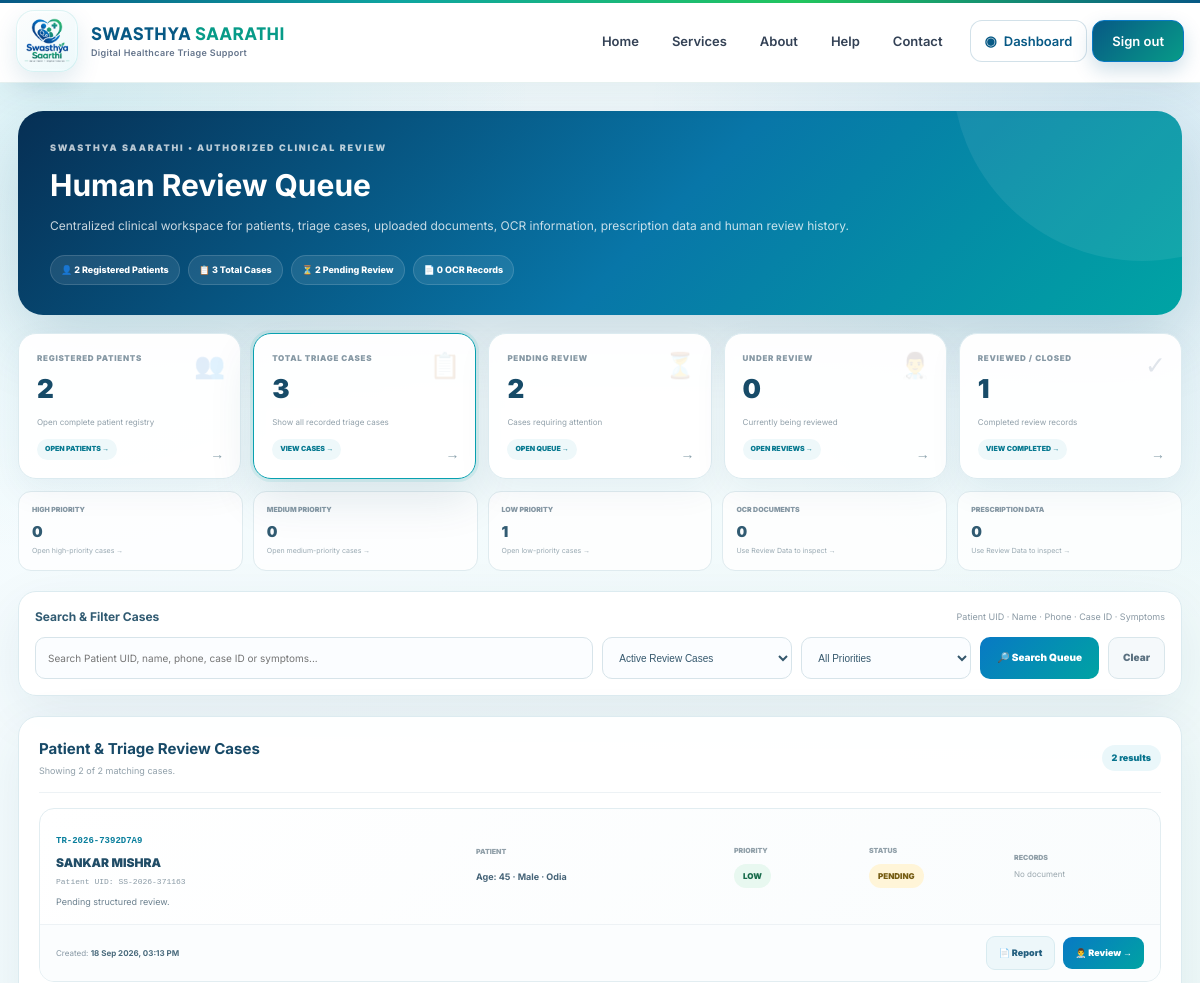
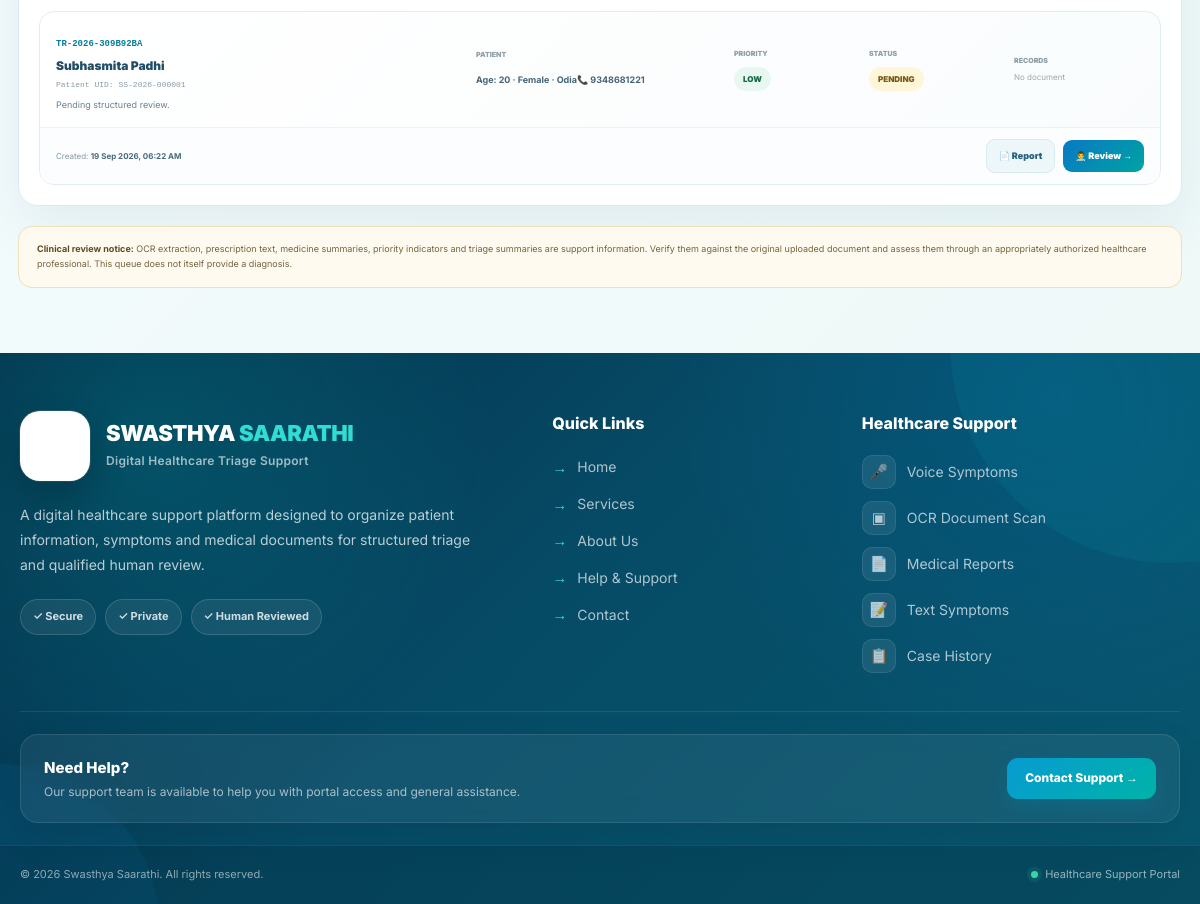
Page /queue.php (signed in) on the committed database (2 pictures, top to bottom).
### tables this page shows
CREATE TABLE `triage_reports` (
  `id` int(11) NOT NULL,
  `triage_uid` varchar(30) DEFAULT NULL,
  `patient_id` int(11) DEFAULT NULL,
  `symptoms` text DEFAULT NULL,
  `duration` varchar(255) DEFAULT NULL,
  `priority` enum('HIGH','MEDIUM','LOW') DEFAULT NULL,
  `urgency_flags` text DEFAULT NULL,
  `missing_information` text DEFAULT NULL,
  `summary` text DEFAULT NULL,
  `status` varchar(40) DEFAULT 'WAITING',
  `report_path` varchar(255) DEFAULT NULL,
  `created_at` timestamp NOT NULL DEFAULT current_timestamp(),
  `ocr_text` longtext DEFAULT NULL,
  `prescription_path` varchar(500) DEFAULT NULL,
  `medicine_summary` longtext DEFAULT NULL,
  `reviewed_by` int(11) DEFAULT NULL,
  `reviewer_name` varchar(255) DEFAULT NULL,
  `reviewed_at` datetime DEFAULT NULL,
  `ocr_medicines` text DEFAULT NULL,
  `ocr_document_path` varchar(500) DEFAULT NULL,
  `review_notes` text DEFAULT NULL,
  `prescription_text` longtext DEFAULT NULL,
  `uploaded_document` varchar(500) DEFAULT NULL
);

CREATE TABLE `patients` (
  `id` int(11) NOT NULL,
  `patient_uid` varchar(30) DEFAULT NULL,
  `name` varchar(150) DEFAULT NULL,
  `age` int(11) DEFAULT NULL,
  `gender` varchar(20) DEFAULT NULL,
  `phone` varchar(30) DEFAULT NULL,
  `language` varchar(40) DEFAULT NULL,
  `created_at` timestamp NOT NULL DEFAULT current_timestamp()
);

### queue.php (the view, shortened to what this page needs)
<?php
require_once __DIR__ . '/config/database.php';
    http_response_code(403); $pageTitle='Access Restricted | Swasthya Saarathi'; include __DIR__.'/includes/header.php'; ?>
    <?php include __DIR__.'/includes/footer.php'; exit;
function h(mixed $v): string { return htmlspecialchars((string)($v ?? ''), ENT_QUOTES, 'UTF-8'); }
function formatDateTime(?string $v): string { if (!$v) return '—'; $t=strtotime($v); return $t===false?'—':date('d M Y, h:i A',$t); }
function displayStatus(string $v): string { $v=trim($v); return $v===''?'Waiting':ucwords(str_replace(['_','-'],' ',strtolower($v))); }
function statusClass(string $v): string { return 'status-'.preg_replace('/[^a-z0-9_-]/','',strtolower(trim($v))); }
function priorityClass(string $v): string { return 'priority-'.preg_replace('/[^a-z0-9_-]/','',strtolower(trim($v))); }
$search=trim((string)($_GET['search']??''));
$status=strtolower(trim((string)($_GET['status']??'')));
$priority=strtoupper(trim((string)($_GET['priority']??'')));
$page=max(1,(int)($_GET['page']??1)); $perPage=12;
$where=[];$params=[];
if($status!==''){ $where[]="LOWER(COALESCE(tr.status,'pending'))=?";$params[]=$status; }
else { $where[]="LOWER(COALESCE(tr.status,'pending')) IN ('pending','pending_review','review_pending','under_review','waiting')"; }
$whereSQL=$where?'WHERE '.implode(' AND ',$where):'';
$stats=['patients'=>0,'cases'=>0,'pending'=>0,'under_review'=>0,'reviewed'=>0,'high'=>0,'medium'=>0,'low'=>0,'with_ocr'=>0,'with_prescription'=>0];
try{
$stats['patients']=(int)$pdo->query('SELECT COUNT(*) FROM patients')->fetchColumn();
$stats['cases']=(int)$pdo->query('SELECT COUNT(*) FROM triage_reports')->fetchColumn();
$stats['pending']=(int)$pdo->query("SELECT COUNT(*) FROM triage_reports WHERE LOWER(COALESCE(status,'pending')) IN ('pending','pending_review','review_pending','waiting')")->fetchColumn();
$stats['under_review']=(int)$pdo->query("SELECT COUNT(*) FROM triage_reports WHERE LOWER(COALESCE(status,''))='under_review'")->fetchColumn();
$stats['reviewed']=(int)$pdo->query("SELECT COUNT(*) FROM triage_reports WHERE LOWER(COALESCE(status,'')) IN ('reviewed','completed','closed')")->fetchColumn();
$stats['high']=(int)$pdo->query("SELECT COUNT(*) FROM triage_reports WHERE UPPER(COALESCE(priority,''))='HIGH'")->fetchColumn();
$stats['medium']=(int)$pdo->query("SELECT COUNT(*) FROM triage_reports WHERE UPPER(COALESCE(priority,''))='MEDIUM'")->fetchColumn();
$stats['low']=(int)$pdo->query("SELECT COUNT(*) FROM triage_reports WHERE UPPER(COALESCE(priority,''))='LOW'")->fetchColumn();
$stats['with_ocr']=(int)$pdo->query("SELECT COUNT(*) FROM triage_reports WHERE (ocr_text IS NOT NULL AND TRIM(ocr_text)<>'') OR (ocr_document_path IS NOT NULL AND TRIM(ocr_document_path)<>'')")->fetchColumn();
$stats['with_prescription']=(int)$pdo->query("SELECT COUNT(*) FROM triage_reports WHERE (prescription_text IS NOT NULL AND TRIM(prescription_text)<>'') OR (prescription_path IS NOT NULL AND TRIM(prescription_path)<>'') OR (medicine_summary IS NOT NULL AND TRIM(medicine_summary)<>'') OR (ocr_medicines IS NOT NULL AND TRIM(ocr_medicines)<>'')")->fetchColumn();
}catch(PDOException $e){}
$totalRecords=0;$cases=[];$totalPages=1;
try{
$c=$pdo->prepare("SELECT COUNT(*) FROM triage_reports tr INNER JOIN patients p ON p.id=tr.patient_id $whereSQL");$c->execute($params);$totalRecords=(int)$c->fetchColumn();$totalPages=max(1,(int)ceil($totalRecords/$perPage));if($page>$totalPages)$page=$totalPages;$offset=($page-1)*$perPage;
$sql="SELECT tr.id,tr.triage_uid,tr.patient_id,tr.symptoms,tr.duration,tr.priority,tr.urgency_flags,tr.missing_information,tr.summary,tr.status,tr.report_path,tr.created_at,tr.ocr_text,tr.prescription_path,tr.medicine_summary,tr.reviewed_by,tr.reviewer_name,tr.reviewed_at,tr.ocr_medicines,tr.ocr_document_path,tr.review_notes,tr.prescription_text,tr.uploaded_document,p.patient_uid,p.name AS patient_name,p.age AS patient_age,p.gender AS patient_gender,p.phone AS patient_phone,p.language AS patient_language,lr.reviewed_at AS latest_review_at,lr.reviewer_name AS latest_reviewer_name,(SELECT COUNT(*) FROM reviews r2 WHERE r2.triage_id=tr.id) AS review_count FROM triage_reports tr INNER JOIN patients p ON p.id=tr.patient_id LEFT JOIN (SELECT r.triage_id,r.reviewed_at,u.name AS reviewer_name FROM reviews r LEFT JOIN users u ON u.id=r.reviewer_id INNER JOIN (SELECT triage_id,MAX(id) max_id FROM reviews GROUP BY triage_id) latest ON latest.max_id=r.id) lr ON lr.triage_id=tr.id $whereSQL ORDER BY CASE WHEN LOWER(COALESCE(tr.status,'pending')) IN ('pending','pending_review','review_pending','waiting') THEN 1 WHEN LOWER(COALESCE(tr.status,''))='under_review' THEN 2 ELSE 3 END,CASE WHEN UPPER(COALESCE(tr.priority,''))='HIGH' THEN 1 WHEN UPPER(COALESCE(tr.priority,''))='MEDIUM' THEN 2 WHEN UPPER(COALESCE(tr.priority,''))='LOW' THEN 3 ELSE 4 END,tr.created_at ASC LIMIT $perPage OFFSET $offset";
$q=$pdo->prepare($sql);$q->execute($params);$cases=$q->fetchAll(PDO::FETCH_ASSOC);
}catch(PDOException $e){$cases=[];}
function queueUrl(array $changes=[]):string{ $q=['search'=>(string)($_GET['search']??''),'status'=>(string)($_GET['status']??''),'priority'=>(string)($_GET['priority']??''),'page'=>1];foreach($changes as $k=>$v)$q[$k]=$v;foreach($q as $k=>$v)if($v===''||$v===null)unset($q[$k]);return 'queue.php'.($q?'?'.http_build_query($q):''); }
$pageTitle='Human Review Queue | Swasthya Saarathi'; include __DIR__.'/includes/header.php';
?>
<main class="queue-page"><div class="queue-container">
<section class="queue-hero"><div class="queue-hero-content"><div class="queue-eyebrow">SWASTHYA SAARATHI • AUTHORIZED CLINICAL REVIEW</div><h1>Human Review Queue</h1><p>Centralized clinical workspace for patients, triage cases, uploaded documents, OCR information, prescription data and human review history.</p><div class="hero-meta"><span>👤 <?=number_format($stats['patients'])?> Registered Patients</span><span>📋 <?=number_format($stats['cases'])?> Total Cases</span><span>⏳ <?=number_format($stats['pending'])?> Pending Review</span><span>📄 <?=number_format($stats['with_ocr'])?> OCR Records</span></div></div></section>
<section class="stats-grid">
<a href="patients.php" class="stat-card"><span class="stat-icon">👥</span><span class="stat-label">Registered Patients</span><span class="stat-number"><?=number_format($stats['patients'])?></span><span class="stat-help">Open complete patient registry</span><span class="stat-action">Open Patients →</span></a>
<a href="queue.php?status=&priority=" class="stat-card <?=($status===''&&$priority==='')?'active':''?>"><span class="stat-icon">📋</span><span class="stat-label">Total Triage Cases</span><span class="stat-number"><?=number_format($stats['cases'])?></span><span class="stat-help">Show all recorded triage cases</span><span class="stat-action">View Cases →</span></a>
<a href="<?=h(queueUrl(['status'=>'pending','priority'=>'']))?>" class="stat-card <?=($status==='pending')?'active':''?>"><span class="stat-icon">⏳</span><span class="stat-label">Pending Review</span><span class="stat-number"><?=number_format($stats['pending'])?></span><span class="stat-help">Cases requiring attention</span><span class="stat-action">Open Queue →</span></a>
<a href="<?=h(queueUrl(['status'=>'under_review','priority'=>'']))?>" class="stat-card <?=($status==='under_review')?'active':''?>"><span class="stat-icon">👨‍⚕️</span><span class="stat-label">Under Review</span><span class="stat-number"><?=number_format($stats['under_review'])?></span><span class="stat-help">Currently being reviewed</span><span class="stat-action">Open Reviews →</span></a>
<a href="<?=h(queueUrl(['status'=>'reviewed','priority'=>'']))?>" class="stat-card <?=($status==='reviewed')?'active':''?>"><span class="stat-icon">✓</span><span class="stat-label">Reviewed / Closed</span><span class="stat-number"><?=number_format($stats['reviewed'])?></span><span class="stat-help">Completed review records</span><span class="stat-action">View Completed →</span></a>
</section>
<section class="secondary-stats">
<a href="<?=h(queueUrl(['priority'=>'HIGH','status'=>'']))?>" class="secondary-stat <?=($priority==='HIGH')?'active':''?>"><span class="label">High Priority</span><span class="value"><?=number_format($stats['high'])?></span><span class="hint">Open high-priority cases →</span></a>
<a href="<?=h(queueUrl(['priority'=>'MEDIUM','status'=>'']))?>" class="secondary-stat <?=($priority==='MEDIUM')?'active':''?>"><span class="label">Medium Priority</span><span class="value"><?=number_format($stats['medium'])?></span><span class="hint">Open medium-priority cases →</span></a>
<a href="<?=h(queueUrl(['priority'=>'LOW','status'=>'']))?>" class="secondary-stat <?=($priority==='LOW')?'active':''?>"><span class="label">Low Priority</span><span class="value"><?=number_format($stats['low'])?></span><span class="hint">Open low-priority cases →</span></a>
<a href="queue.php?status=&priority=&search=ocr" class="secondary-stat"><span class="label">OCR Documents</span><span class="value"><?=number_format($stats['with_ocr'])?></span><span class="hint">Use Review Data to inspect →</span></a>
<a href="queue.php?status=&priority=&search=prescription" class="secondary-stat"><span class="label">Prescription Data</span><span class="value"><?=number_format($stats['with_prescription'])?></span><span class="hint">Use Review Data to inspect →</span></a>
</section>
<section class="filter-card"><div class="filter-heading"><h2>Search & Filter Cases</h2><span>Patient UID · Name · Phone · Case ID · Symptoms</span></div><form method="GET" class="filter-form"><input type="search" name="search" class="filter-control" placeholder="Search Patient UID, name, phone, case ID or symptoms..." value="<?=h($search)?>" autocomplete="off"><select name="status" class="filter-control"><option value="">Active Review Cases</option></select><select name="priority" class="filter-control"><option value="">All Priorities</option></select><button type="submit" class="filter-btn">🔎 Search Queue</button><a href="queue.php" class="clear-btn">Clear</a></form></section>
<section class="queue-list-card"><div class="list-heading"><div><h2>Patient & Triage Review Cases</h2><small>Showing <?=count($cases)?> of <?=number_format($totalRecords)?> matching case<?=($totalRecords===1?'':'s')?>.</small></div><span class="result-count"><?=number_format($totalRecords)?> result<?=($totalRecords===1?'':'s')?></span></div>
<?php if(!$cases):?><div class="empty-state"><div class="empty-icon">✓</div><h3>No cases found</h3><p>There are no cases matching the current queue filters.</p></div><?php else:?><div class="case-list">
<?php foreach($cases as $case):
$cp=strtoupper(trim((string)($case['priority']??'LOW')));if($cp==='')$cp='LOW';$cs=strtolower(trim((string)($case['status']??'pending')));if($cs==='')$cs='pending';
$ocr=trim((string)($case['ocr_text']??''))!==''||trim((string)($case['ocr_document_path']??''))!=='';
$rx=trim((string)($case['prescription_text']??''))!==''||trim((string)($case['prescription_path']??''))!==''||trim((string)($case['medicine_summary']??''))!==''||trim((string)($case['ocr_medicines']??''))!=='';
$rc=(int)($case['review_count']??0);$reviewer=trim((string)($case['latest_reviewer_name']??$case['reviewer_name']??''));$reviewDate=$case['latest_review_at']??$case['reviewed_at']??null;$summary=trim((string)($case['summary']??''));?>
<article class="case-item"><div class="case-main-grid"><div class="case-main"><span class="case-id"><?=h($case['triage_uid']??'TRIAGE CASE')?></span><span class="patient-name"><?=h($case['patient_name']??'Unknown Patient')?></span><span class="patient-uid">Patient UID: <?=h($case['patient_uid']??'—')?></span><?php if($summary!==''):?><span class="case-summary"><?=h($summary)?></span><?php elseif(!empty($case['symptoms'])):?><span class="case-summary"><?=h(trim((string)$case['symptoms']))?></span><?php endif;?></div><div><span class="detail-label">Patient</span><span class="detail-value">Age: <?=h($case['patient_age']??'—')?><?php if(!empty($case['patient_gender'])):?> · <?=h($case['patient_gender'])?><?php endif;?><?php if(!empty($case['patient_language'])):?> · <?=h($case['patient_language'])?><?php endif;?></span><?php if(!empty($case['patient_phone'])):?><span class="detail-value">📞 <?=h($case['patient_phone'])?></span><?php endif;?></div><div><span class="detail-label">Priority</span><span class="priority-pill <?=h(priorityClass($cp))?>"><?=h(ucfirst(strtolower($cp)))?></span></div><div><span class="detail-label">Status</span><span class="status-pill <?=h(statusClass($cs))?>"><?=h(displayStatus($cs))?></span></div><div><span class="detail-label">Records</span><div style="display:flex;gap:5px;flex-wrap:wrap"><?php if($ocr):?><span class="document-pill">OCR</span><?php endif;?><?php if($rx):?><span class="document-pill">Rx</span><?php endif;?><?php if(!$ocr&&!$rx):?><span style="color:#9aa7ae;font-size:8px">No document</span><?php endif;?></div></div></div><div class="case-footer"><div class="case-footer-left"><span class="case-meta">Created: <strong><?=h(formatDateTime($case['created_at']??null))?></strong></span><?php if($rc>0):?><span class="case-meta">• <?=$rc?> review<?=($rc===1?'':'s')?></span><?php endif;?><?php if($reviewer!==''):?><span class="review-info"><span class="review-dot"></span>Reviewed by <strong><?=h($reviewer)?></strong><?php if($reviewDate):?> · <?=h(formatDateTime($reviewDate))?><?php endif;?></span><?php endif;?></div><div class="case-footer-actions"><?php if(!empty($case['report_path'])):?><a href="<?=h($case['report_path'])?>" target="_blank" rel="noopener noreferrer" class="patient-link">📄 Report</a><?php endif;?><?php if($ocr||$rx):?><a href="review.php?id=<?=(int)$case['id']?>" class="patient-link">🔎 Review Data</a><?php endif;?><a href="review.php?id=<?=(int)$case['id']?>" class="review-link">👨‍⚕️ Review →</a></div></div></article>
<?php endforeach;?></div>
<?php endif;?></section>
<div class="queue-note"><strong>Clinical review notice:</strong> OCR extraction, prescription text, medicine summaries, priority indicators and triage summaries are support information. Verify them against the original uploaded document and assess them through an appropriately authorized healthcare professional. This queue does not itself provide a diagnosis.</div>
</div></main>
<?php include __DIR__.'/includes/footer.php'; ?>

### assets/css/app.css (style rules this page uses)
:root { --navy: #0b3b70; --navy-dark: #072b52; --blue: #0877ce; --blue-dark: #075ca4; --teal: #0ca79b; --green: #18a974; --purple: #7355d9; --orange: #ef9142; --ink: #173d67; --text: #466785; --muted: #71879d; --background: #f5f9fd; --white: #ffffff; --line: #dceaf5; --shadow: 0 18px 50px rgba(16, 69, 112, .10); --shadow-hover: 0 25px 65px rgba(16, 69, 112, .17); --radius: 18px; }
* { box-sizing: border-box; }
html { scroll-behavior: smooth; }
body { margin: 0; background: linear-gradient( 180deg, #ffffff 0%, #f5f9fd 100% ); color: var(--ink); font-family: Inter, Arial, sans-serif; line-height: 1.55; }
a { color: inherit; }
button, input { font: inherit; }

### rows in the picture
triage_reports: id "3", patient "1", triage_uid "TR-2026-309B92BA", patient.name "Subhasmita Padhi", patient.patient_uid "SS-2026-000001", summary "Pending structured review.", patient.age "20", patient.gender "Female", patient.language "Odia", patient.phone "9348681221", priority "LOW", status "PENDING", shows "No document", created_at "19 Sep 2026, 06:22 AM"
triage_reports: triage_uid "TR-2026-7392D7A9", patient.name "SANKAR MISHRA", patient.patient_uid "SS-2026-371163", summary "Pending structured review.", patient.age "45", patient.gender "Male", patient.language "Odia", priority "LOW", status "PENDING", shows "No document", created_at "18 Sep 2026, 03:13 PM"

### other values in the picture
$stats['patients'] "2"
$stats['pending'] "2"
$stats['with_ocr'] "0"
$stats['under_review'] "0"
$stats['high'] "0"
$stats['medium'] "0"
$stats['with_prescription'] "0"
count($cases) "2"
$totalRecords "2"
